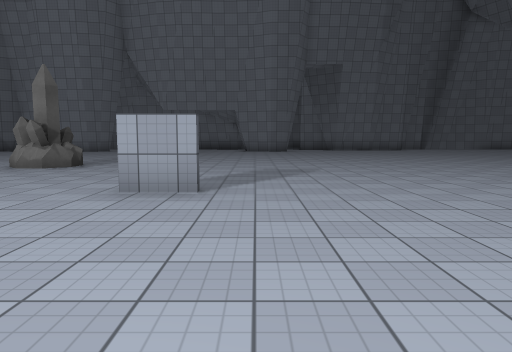
View 1 (above)

21 first-person views from a walk through a 3-D level made in the Unity game engine. The camera is 1.4 m above the floor, tilts 6° down and sees 70° across. The floor is counted in squares, 2 m on a side. Each view is taken from the middle of a square. On the plan, view 1 faces up. The plan holds only what a view shows up to about 11 squares ahead; the rest is blank. The place goes on beyond the plan. The player is left out. Surface patterns are stand-ins for the level's own textures.

View 2
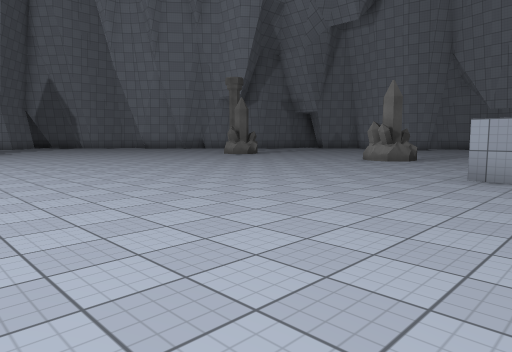

View 3
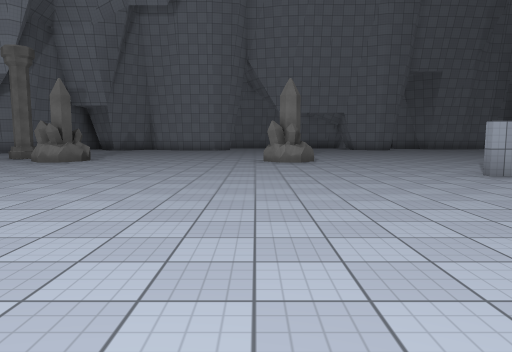

View 4
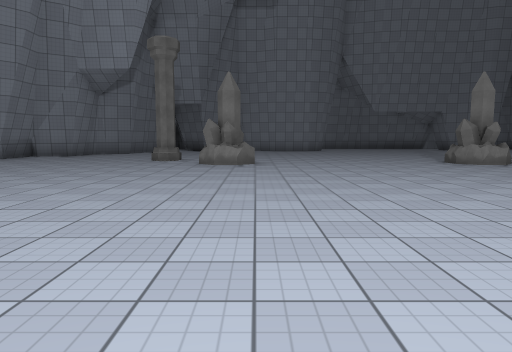

View 5
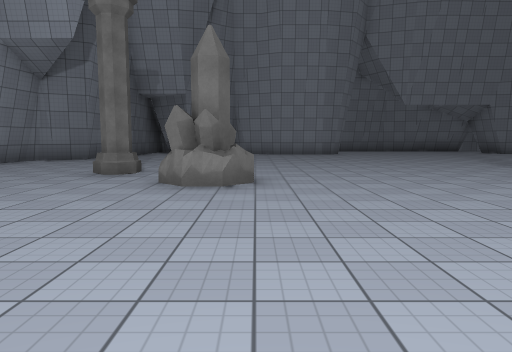

View 6
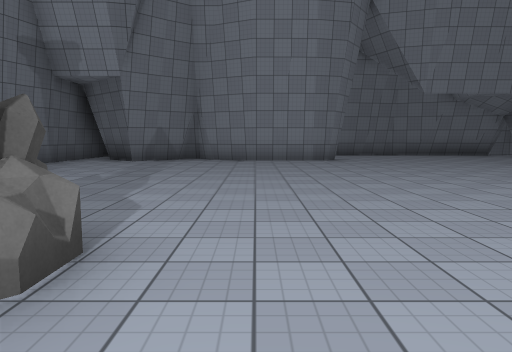

View 7
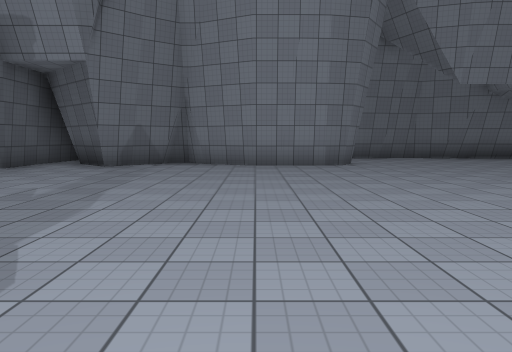

View 8
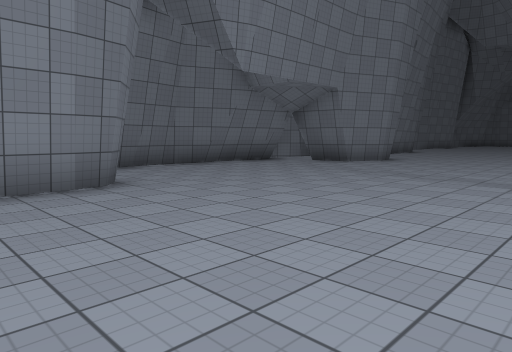

View 9
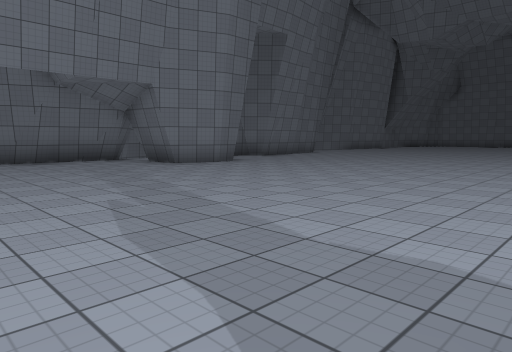

View 10
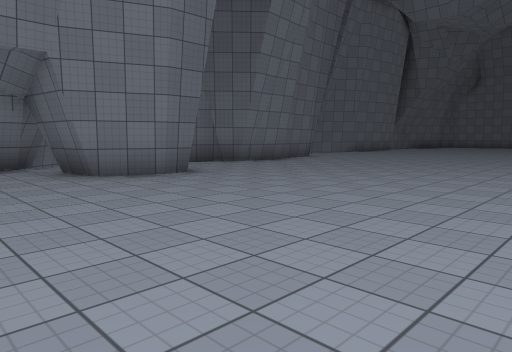

View 11
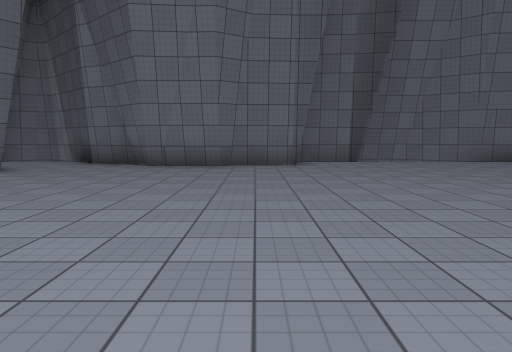

View 12
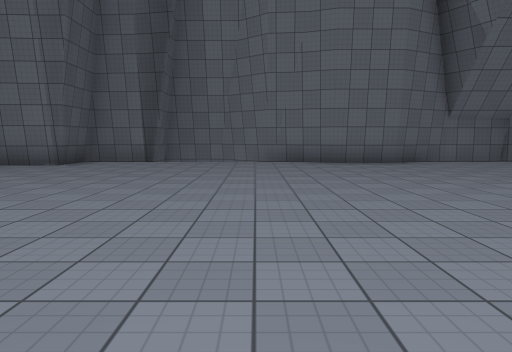

View 13
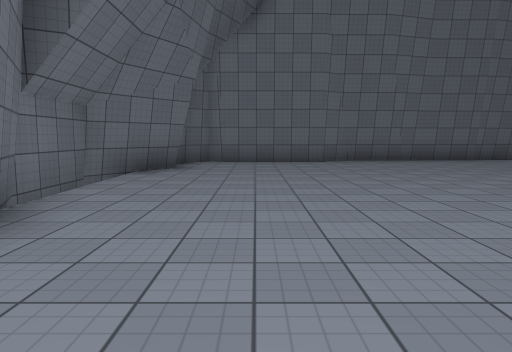

View 14
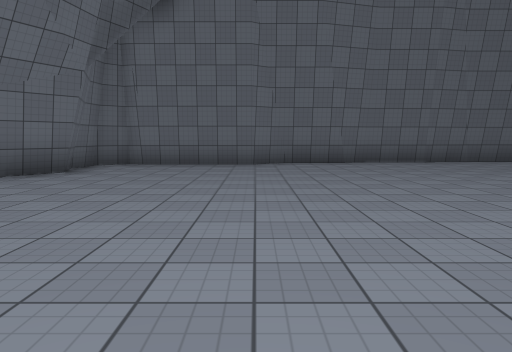

View 15
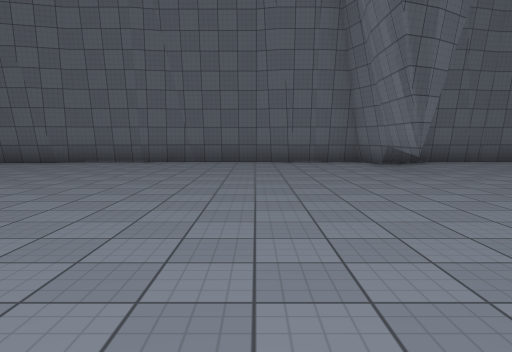

View 16
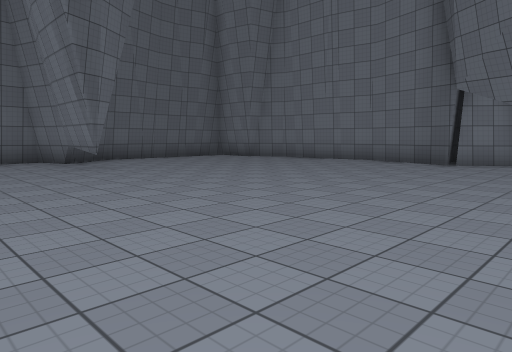

View 17
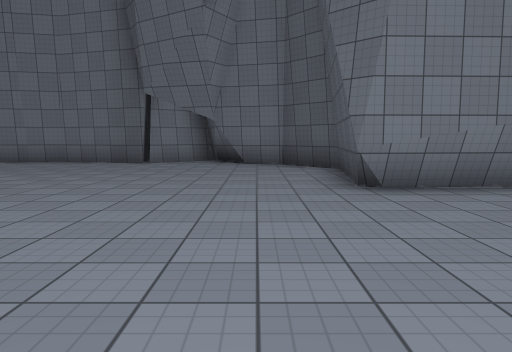

View 18
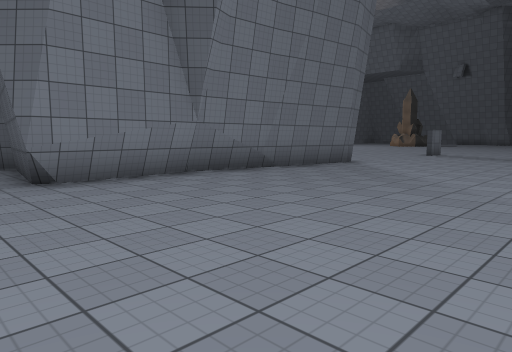

View 19
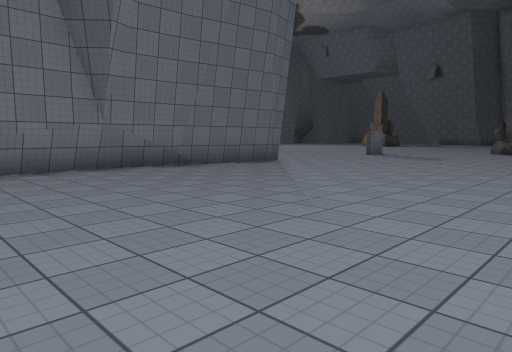

View 20
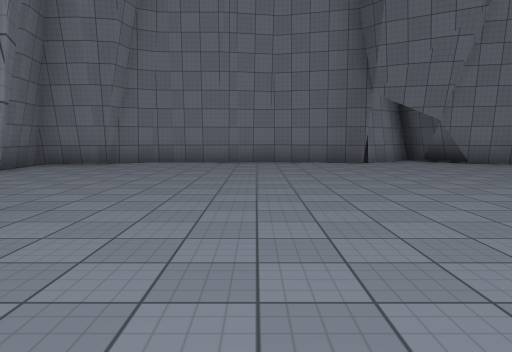

View 21
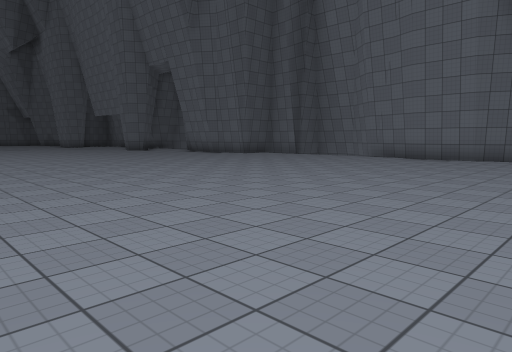

### Floor plan
Points are (right, up) in squares from view 1. A wall is a line through its corners. A room is listed if a view was taken in it or the views show most of it. See-through windows are left out.
Room 1 (views 1, 2, 3, 4, 5, 6, 7, 8, 9, 10, 11, 12, 13, 14, 15, 16, 17, 18, 19, 20, 21)
walls: (4.4, 4.5) (4.9, 4.6) (9.8, 3.9); (-0.6, 4.6) (-1.8, 4.6); (9.7, 3.9) (12.7, 4.1) (12.2, 0.8) (13.3, -0.4) (14.8, -0.8) (15.2, -1.2); (1.4, 18.2) (0.7, 18.2) (-0.6, 18.7) (-0.8, 20.3); (1.4, 18.5) (0.7, 18.5); (5, 20) (4.3, 19.9) (3.8, 20.3) (2.5, 20.9) (1.2, 22.1); (14.4, -0.7) (15.2, -1.5); (15, -0.8) (15.4, -2.1); (-1.5, 20.8) (-3, 21); (-0.4, 21.4) (-1, 20.8) (-1.9, 20.8); (-2.9, 20.8) (-3.6, 20.8); (-2.8, 21.2) (-3.9, 21.2); (-3.5, 21) (-4.7, 21.5) (-6.3, 21.2); (15.7, -2.1) (17.1, -0.9); (-7.3, 18.8) (-7.7, 18.3) (-8.3, 18.1); (-8.2, 18.1) (-10, 18.1) (-11.5, 18.7) (-11.9, 19.1) (-12.3, 19.1) (-12.5, 18.7); (0.1, 22.5) (-0.6, 22); (9.8, 21.7) (8.1, 21.8) (8.1, 20.2) (6.4, 20.1) (6.2, 19.9) (4.7, 20); (10.1, 21.6) (9.7, 21.7); (17.4, -2.4) (17, -0.9) (19.6, -1.6) (21.2, -1.3); (13.4, 21.7) (12.9, 22.1); (22.1, 5.8) (24.2, 5.8); (-12.2, 18.8) (-13.1, 18.1); (-13.1, 18.2) (-13.7, 17.6) (-15, 18.8); (21, -1.3) (22.4, -1.3); (22.2, -1.3) (22.9, -1.3) (23.8, -0.7); (23.7, -0.5) (24.2, -0.4); (-15.7, 18.8) (-15.7, 17.4) (-15.9, 16.8); (24, -0.5) (25.7, -0.6) (25.4, 1); (25.3, 7.2) (25.3, 8); (25.3, 7.8) (25.6, 9); (25.5, 8.9) (25.5, 11); (25.3, 2.9) (25.3, 4.1); (25.5, 4) (24.1, 5.8) (25.4, 6.2) (25.3, 7.4); (25.3, 12.1) (25.3, 13.9); (25.6, 10.8) (25.3, 12.3); (20.5, 22) (18.6, 22) (16.9, 21.2) (15.2, 21.2) (13.4, 21.8); (25.6, 2.4) (25.4, 3); (25.5, 1.5) (25.5, 2.5); (25.3, 13.8) (25, 14.8); (25.1, 14.5) (25.1, 16.3) (24.5, 17.1) (24.5, 19.9); (24.5, 19.7) (24.6, 20.4) (24.3, 20.8) (23.3, 20.9); (24.1, 21) (23.3, 21.1) (22.3, 20.8) (20.6, 22.1)
low walls: (7.8, 4.1) (9.8, 3.8); (-1.7, 21) (-2.9, 21.2); (-0.6, 21.6) (-1, 21.2) (-2, 21.2); (-2.8, 21.3) (-3.5, 21.3); (25.5, 2.9) (25.5, 4)
objects: column (-14, 10); crystal (-12, 8) to (-11, 9); crystal (-5, 8) to (-5, 9)

Where each view was taken, in squares from view 1:
view 1: 0 up, 0 right, facing up
view 2: 2 down, 0 right, facing up-left
view 3: 2 down, 6 left, facing up
view 4: 1 down, 11 left, facing up
view 5: 3 up, 11 left, facing up
view 6: 7 up, 10 left, facing up
view 7: 9 up, 10 left, facing up
view 8: 13 up, 10 left, facing up-right
view 9: 10 up, 6 left, facing up-right
view 10: 12 up, 3 left, facing up-right
view 11: 11 up, 7 right, facing up
view 12: 11 up, 13 right, facing up
view 13: 19 up, 14 right, facing right
view 14: 17 up, 15 right, facing right
view 15: 9 up, 15 right, facing right
view 16: 9 up, 14 right, facing down-right
view 17: 9 up, 14 right, facing down
view 18: 10 up, 14 right, facing down-left
view 19: 12 up, 13 right, facing down-left
view 20: 9 up, 20 right, facing down
view 21: 9 up, 20 right, facing up-left
